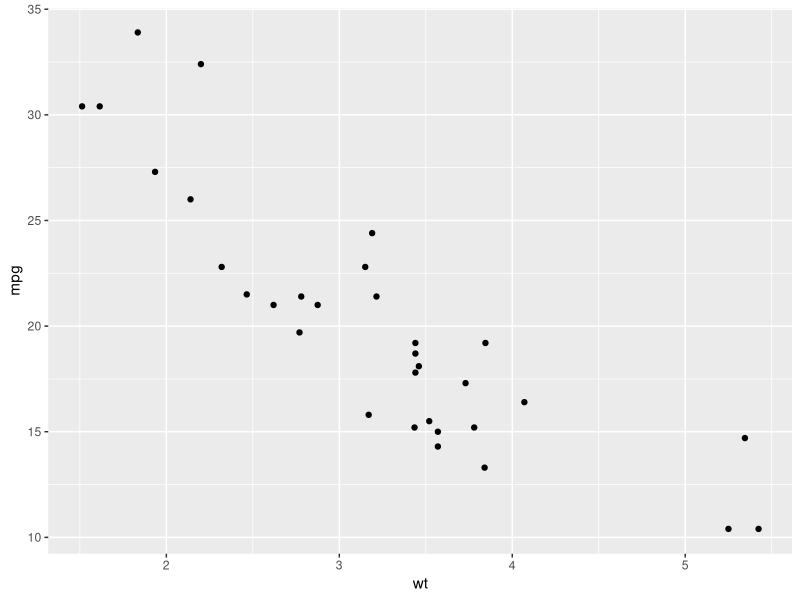
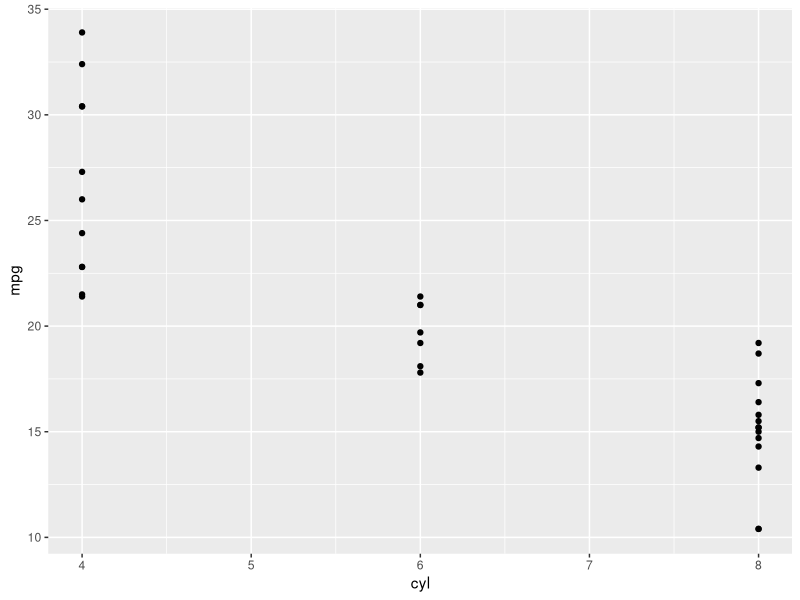
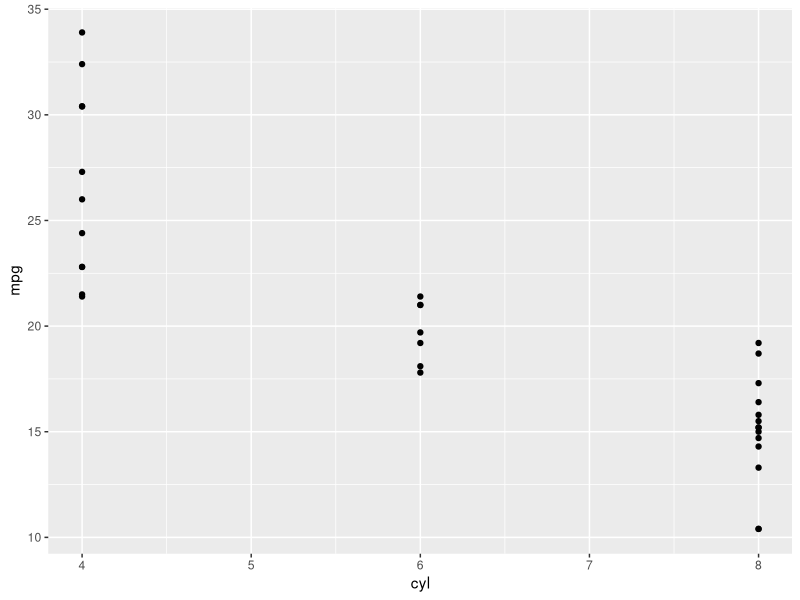
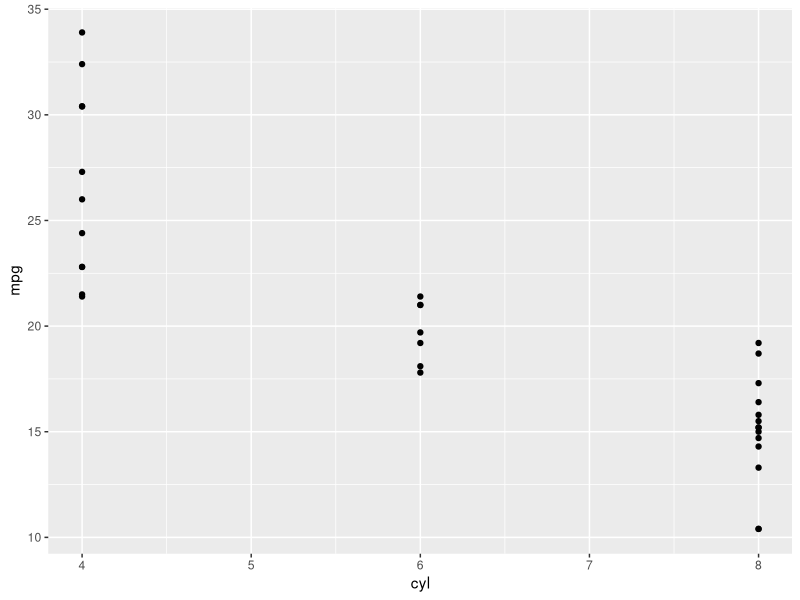

Write R code to recreate these figures, in order. (Note: this script raises an error after producing the figures.)
## ---- chunk 1

# na hora de criar o rmarkdown vamos deixar a parte do código que já vem no template, mas vamos comentar código com #
# e dizer que vamos explicar para que essa parte serve depois
#
# options(htmltools.dir.version = FALSE)
# 
# knitr::opts_chunk$set(fig.align = "center",
#                       message = FALSE,
#                       warning = FALSE,
#                       echo = FALSE
#                       )
## ---- chunk 2
#codigo em R aqui
library(ggplot2)
library(magrittr)

ggplot(mtcars, aes(x = wt, y = mpg)) + 
  geom_point()
## ---- chunk 3
# aqui é impornante mencionar que os chunks são rodados em ordem, então um library que vc deu antes continua
# valendo nos chunks seguintes

mtcars %>% 
  head(5) %>% 
  knitr::kable()
## ---- chunk 4
mtcars %>% 
  head(5) %>% 
  knitr::kable()
## ---- chunk 5
# remove um código que tem warnings

library(tidyverse)

#codigo em R aqui
library(ggplot2)
library(magrittr)

ggplot(mtcars, aes(x = cyl, y = mpg)) + 
  geom_point()
## ---- chunk 6
# remove um código que tem warnings

#codigo em R aqui
library(ggplot2)
library(magrittr)

# PRECISAMOS COLOCA UM EXEMPLO QUE DE WARNING AQUI

ggplot(mtcars, aes(x = cyl, y = mpg)) + 
  geom_point()
## ---- chunk 7
# remove um código que tem warnings

#codigo em R aqui
library(ggplot2)
library(magrittr)

# PRECISAMOS COLOCA UM EXEMPLO QUE DE WARNING AQUI

ggplot(mtcars, aes(x = cyl, y = mpg)) + 
  geom_point()
## ---- chunk 8
getwd()
## ---- chunk 9
library(tidyverse)
imdb <- read_rds("../dados/imdb.rds")
